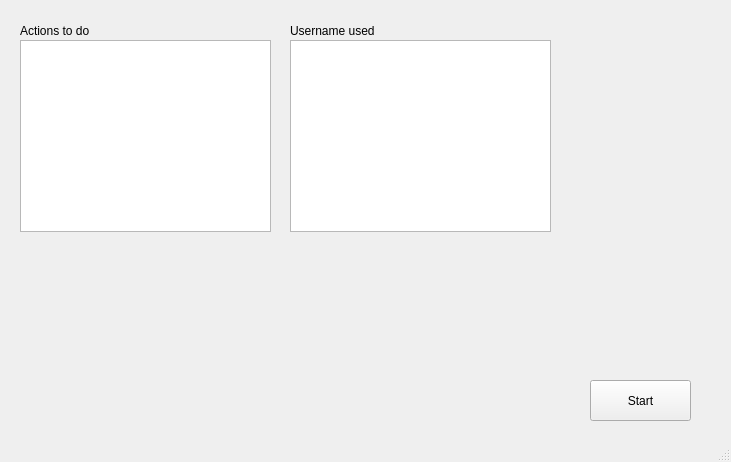
<?xml version="1.0" encoding="UTF-8"?>
<ui version="4.0">
 <class>MCcheatdetectionClass</class>
 <widget class="QMainWindow" name="MCcheatdetectionClass">
  <property name="geometry">
   <rect>
    <x>0</x>
    <y>0</y>
    <width>731</width>
    <height>462</height>
   </rect>
  </property>
  <property name="windowTitle">
   <string>Minecraft Open Cheat Detection</string>
  </property>
  <widget class="QWidget" name="centralWidget">
   <widget class="QListWidget" name="actionsToDo">
    <property name="geometry">
     <rect>
      <x>20</x>
      <y>40</y>
      <width>251</width>
      <height>192</height>
     </rect>
    </property>
    <property name="horizontalScrollBarPolicy">
     <enum>Qt::ScrollBarAlwaysOff</enum>
    </property>
    <property name="sizeAdjustPolicy">
     <enum>QAbstractScrollArea::AdjustIgnored</enum>
    </property>
    <property name="autoScroll">
     <bool>false</bool>
    </property>
    <property name="editTriggers">
     <set>QAbstractItemView::NoEditTriggers</set>
    </property>
    <property name="showDropIndicator" stdset="0">
     <bool>false</bool>
    </property>
    <property name="defaultDropAction">
     <enum>Qt::IgnoreAction</enum>
    </property>
    <property name="alternatingRowColors">
     <bool>true</bool>
    </property>
    <property name="selectionMode">
     <enum>QAbstractItemView::NoSelection</enum>
    </property>
    <property name="textElideMode">
     <enum>Qt::ElideNone</enum>
    </property>
    <property name="currentRow">
     <number>-1</number>
    </property>
   </widget>
   <widget class="QLabel" name="label">
    <property name="geometry">
     <rect>
      <x>20</x>
      <y>20</y>
      <width>251</width>
      <height>21</height>
     </rect>
    </property>
    <property name="text">
     <string>Actions to do</string>
    </property>
   </widget>
   <widget class="QPushButton" name="BeginControll">
    <property name="geometry">
     <rect>
      <x>590</x>
      <y>380</y>
      <width>101</width>
      <height>41</height>
     </rect>
    </property>
    <property name="text">
     <string>Start</string>
    </property>
   </widget>
   <widget class="QListWidget" name="usernameUsed">
    <property name="geometry">
     <rect>
      <x>290</x>
      <y>40</y>
      <width>261</width>
      <height>192</height>
     </rect>
    </property>
    <property name="iconSize">
     <size>
      <width>24</width>
      <height>24</height>
     </size>
    </property>
   </widget>
   <widget class="QLabel" name="label_2">
    <property name="geometry">
     <rect>
      <x>290</x>
      <y>20</y>
      <width>261</width>
      <height>21</height>
     </rect>
    </property>
    <property name="text">
     <string>Username used</string>
    </property>
   </widget>
  </widget>
  <widget class="QStatusBar" name="statusBar"/>
 </widget>
 <layoutdefault spacing="6" margin="11"/>
 <resources>
  <include location="MCcheatdetection.qrc"/>
 </resources>
 <connections/>
</ui>
